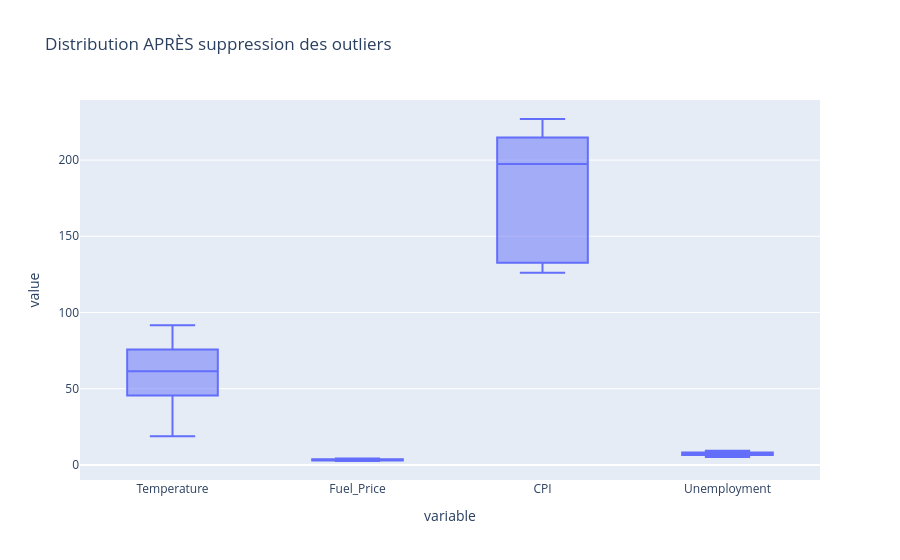

This figure's notebook cell:
### Code cell
# Après suppression des outliers
fig = px.box(df_clean, 
             y=["Temperature", "Fuel_Price", "CPI", "Unemployment"],
             title="Distribution APRÈS suppression des outliers")
fig.show()

### Figure 1 — Plotly figure (JSON) as saved in the notebook; plotly's stock layout.template omitted (floating-point values rounded to 4 significant figures; data arrays with more than 128 entries replaced by an {"elided": "..."} marker saying what was removed)
{"data": [{"alignmentgroup": "True", "hovertemplate": "variable=%{x}<br>value=%{y}<extra></extra>", "legendgroup": "", "marker": {"color": "#636efa"}, "name": "", "notched": false, "offsetgroup": "", "orientation": "v", "showlegend": false, "type": "box", "x": {"elided": "320 str values"}, "x0": " ", "xaxis": "x", "y": {"elided": "320 float values"}, "y0": " ", "yaxis": "y"}], "layout": {"boxmode": "group", "legend": {"tracegroupgap": 0}, "title": {"text": "Distribution APRÈS suppression des outliers"}, "xaxis": {"anchor": "y", "domain": [0, 1], "title": {"text": "variable"}}, "yaxis": {"anchor": "x", "domain": [0, 1], "title": {"text": "value"}}}}
